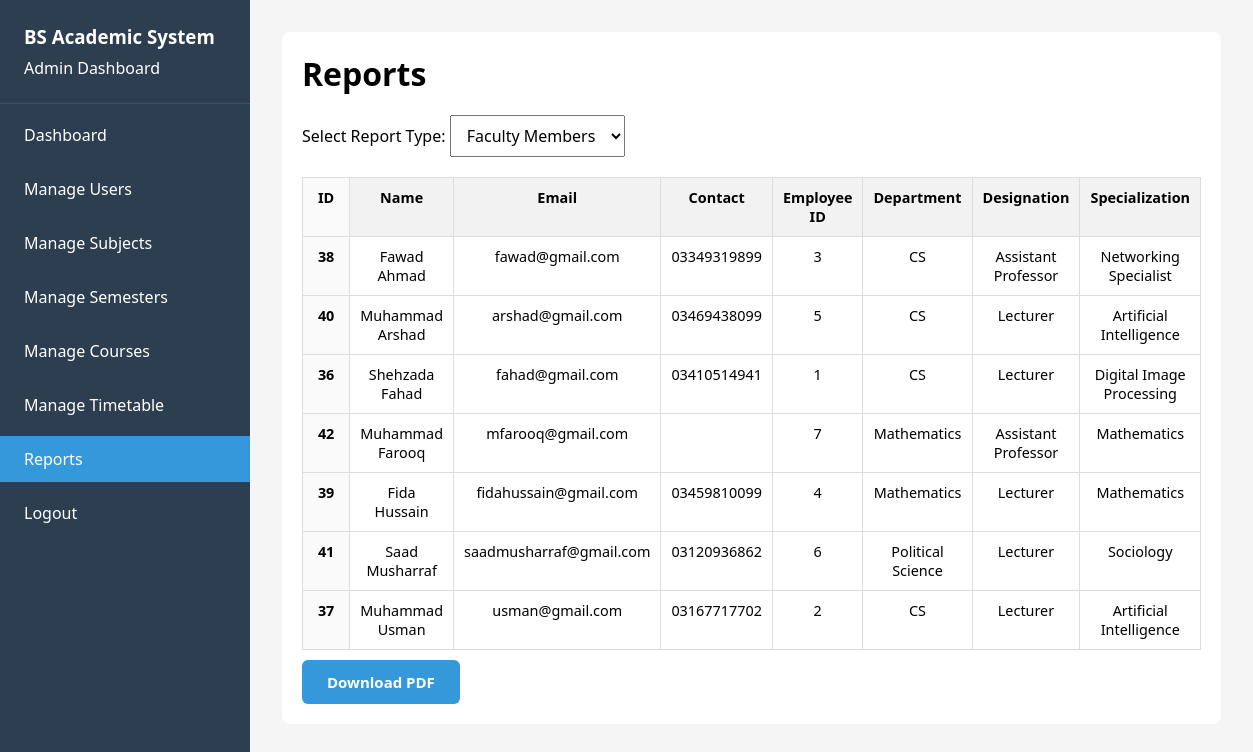
Page /admin/reports.php (signed in) on the committed database.
### tables this page shows
CREATE TABLE `faculty` (
  `faculty_id` int(11) NOT NULL,
  `employee_id` varchar(20) NOT NULL,
  `department` varchar(50) DEFAULT NULL,
  `designation` varchar(50) DEFAULT NULL,
  `specialization` varchar(100) DEFAULT NULL
);

CREATE TABLE `users` (
  `user_id` int(11) NOT NULL,
  `username` varchar(50) NOT NULL,
  `password_hash` varchar(255) NOT NULL,
  `email` varchar(100) NOT NULL,
  `role` enum('student','faculty','admin') NOT NULL,
  `first_name` varchar(50) NOT NULL,
  `last_name` varchar(50) NOT NULL,
  `contact_number` varchar(15) DEFAULT NULL,
  `registration_date` datetime DEFAULT current_timestamp(),
  `last_login` datetime DEFAULT NULL,
  `status` enum('active','inactive') DEFAULT 'active'
);

### admin/reports.php (the view, shortened to what this page needs)
<?php
include '../includes/db.php';
$report_type = $_GET['type'] ?? 'faculty';
$data = [];
if ($report_type === 'faculty') {
    $sql = "SELECT u.user_id, u.first_name, u.last_name, u.email, u.contact_number, f.employee_id, f.department, f.designation, f.specialization
            FROM users u JOIN faculty f ON u.user_id = f.faculty_id
            WHERE u.role = 'faculty' ORDER BY u.last_name";
    $result = $conn->query($sql);
    while ($row = $result->fetch_assoc()) {
        $data[] = $row;
    }
} elseif ($report_type === 'subjects') {
    $sql = "SELECT subject_id, subject_code, subject_name, credit_hours, department FROM subjects ORDER BY subject_name";
    $result = $conn->query($sql);
    while ($row = $result->fetch_assoc()) {
        $data[] = $row;
    }
} else {
    $report_type = 'faculty';
}
function e($str) {
    return htmlspecialchars($str, ENT_QUOTES, 'UTF-8');
}
?>
<!DOCTYPE html>
<html lang="en">
<head>
<link rel="stylesheet" href="../assets/css/dashboard.css" />
</head>
<body>
<div class="dashboard">
    <?php include 'sidebar.php'; ?>
    <div class="main-content">
        <div class="report-container">
            <h1 class="report-header">Reports</h1>
            <form method="GET" class="report-filters" id="reportForm">
                <label for="type">Select Report Type: </label>
                <select name="type" id="type" onchange="document.getElementById('reportForm').submit()">
                    <option value="faculty" <?= $report_type === 'faculty' ? 'selected' : '' ?>>Faculty Members</option>
                </select>
            </form>
            <?php if ($report_type === 'faculty'): ?>
                <?php if (count($data) > 0): ?>
                <table id="reportTable">
                    <thead>
                        <tr>
                            <th>ID</th><th>Name</th><th>Email</th><th>Contact</th><th>Employee ID</th><th>Department</th><th>Designation</th><th>Specialization</th>
                        </tr>
                    </thead>
                    <tbody>
                        <?php foreach ($data as $row): ?>
                        <tr>
                            <td><?= e($row['user_id']) ?></td>
                            <td><?= e($row['first_name'] . ' ' . $row['last_name']) ?></td>
                            <td><?= e($row['email']) ?></td>
                            <td><?= e($row['contact_number']) ?></td>
                            <td><?= e($row['employee_id']) ?></td>
                            <td><?= e($row['department']) ?></td>
                            <td><?= e($row['designation']) ?></td>
                            <td><?= e($row['specialization']) ?></td>
                        </tr>
                        <?php endforeach; ?>
                    </tbody>
                </table>
                <?php else: ?>
                    <p>No faculty members found.</p>
                <?php endif; ?>
            <?php endif; ?>
            <button class="btn" onclick="exportReportToPDF()">Download PDF</button>
        </div>
    </div>
</div>
</body>
</html>

### assets/css/dashboard.css (style rules this page uses)
* { margin: 0; padding: 0; box-sizing: border-box; font-family: 'Segoe UI', Tahoma, Geneva, Verdana, sans-serif; }
html, body { height: 100%; background: #f5f5f5; }
body { padding-left: 250px; }
.dashboard { display: flex; min-height: 100vh; }
.main-content { flex: 1; padding: 2rem; }
.btn { background-color: #3498db; color: white; font-size: 15px; padding: 12px 25px; border: none; border-radius: 6px; font-weight: 600; cursor: pointer; transition: background-color 0.3s; display: inline-block; margin-top: 10px; text-align: center; text-decoration: none; }
table { width: 100%; border-collapse: collapse; margin-top: 1rem; }
th, td { padding: 12px; border: 1px solid #ddd; text-align: left; }
th { background-color: #f2f2f2; }
th:first-child, td:first-child { background-color: #fafafa; font-weight: 600; width: 100px; }
table { width: 100%; border-collapse: collapse; min-width: 800px; }
th, td { border: 1px solid #ddd; padding: 10px; vertical-align: top; text-align: center; font-size: 0.9rem; }

### assets/css/sidebar.css (style rules this page uses)
* { margin: 0; padding: 0; box-sizing: border-box; font-family: 'Segoe UI', Tahoma, Geneva, Verdana, sans-serif; }

### admin/reports.php (style rules this page uses)
.report-container { max-width: 100%; background: #fff; padding: 20px; border-radius: 8px; }
.report-header { margin-bottom: 20px; }
.report-filters { margin-bottom: 20px; }
.report-filters select { padding: 8px 12px; font-size: 1rem; }

### rows in the picture
faculty: faculty_id.user_id "38", faculty_id.last_name "Fawad Ahmad", faculty_id.email "fawad@gmail.com", faculty_id.contact_number "03349319899", employee "3", department "CS", designation "Assistant Professor", specialization "Networking Specialist"
faculty: faculty_id.user_id "40", faculty_id.last_name "Muhammad Arshad", faculty_id.email "arshad@gmail.com", faculty_id.contact_number "03469438099", employee "5", department "CS", designation "Lecturer", specialization "Artificial Intelligence"
faculty: faculty_id.user_id "36", faculty_id.last_name "Shehzada Fahad", faculty_id.email "fahad@gmail.com", faculty_id.contact_number "03410514941", employee "1", department "CS", designation "Lecturer", specialization "Digital Image Processing"
faculty: faculty_id.user_id "42", faculty_id.last_name "Muhammad Farooq", faculty_id.email "mfarooq@gmail.com", employee "7", department "Mathematics", designation "Assistant Professor", specialization "Mathematics"
faculty: faculty_id.user_id "39", faculty_id.last_name "Fida Hussain", faculty_id.email "fidahussain@gmail.com", faculty_id.contact_number "03459810099", employee "4", department "Mathematics", designation "Lecturer", specialization "Mathematics"
faculty: faculty_id.user_id "41", faculty_id.last_name "Saad Musharraf", faculty_id.email "saadmusharraf@gmail.com", faculty_id.contact_number "03120936862", employee "6", department "Political Science", designation "Lecturer", specialization "Sociology"
faculty: faculty_id.user_id "37", faculty_id.last_name "Muhammad Usman", faculty_id.email "usman@gmail.com", faculty_id.contact_number "03167717702", employee "2", department "CS", designation "Lecturer", specialization "Artificial Intelligence"
